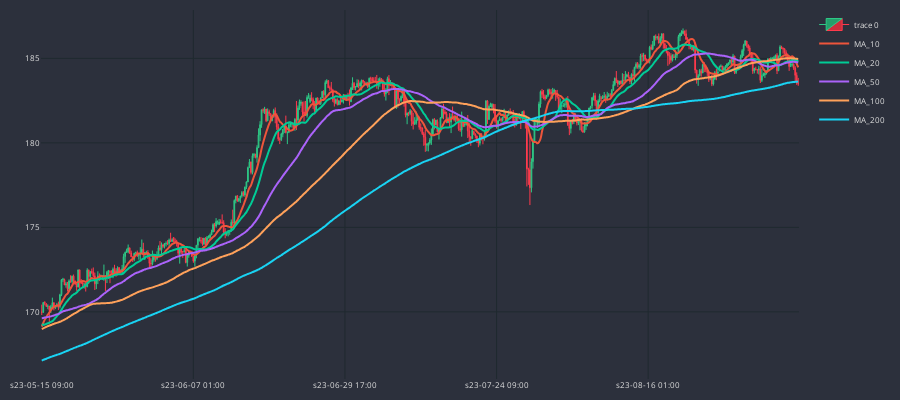

The cell this chart's notebook holds for it:
### Code cell
df_plot = df_ma.iloc[:500] # plot only first 100 rows for clarity
cp = CandlePlot(df_plot)
# cp.fig.add_trace(go.Scatter(
#     x=cp.df_plot.sTime,
#     y=cp.df_plot.MA_10,
#     line=dict(color='#FFD700', width=2),
#     name='MA 10',
#     line_shape='spline',
# ))
traces = [f"MA_{ma}" for ma in MA_LIST]
cp.show_plot(line_traces=traces)

### Figure 1 — Plotly figure (JSON) as saved in the notebook; plotly's stock layout.template omitted (floating-point values rounded to 4 significant figures; data arrays with more than 128 entries replaced by an {"elided": "..."} marker saying what was removed)
{"data": [{"close": {"elided": "500 float values"}, "decreasing": {"fillcolor": "#CC2E3C", "line": {"color": "#FF3A4C"}}, "high": {"elided": "500 float values"}, "increasing": {"fillcolor": "#24A06B", "line": {"color": "#2EC886"}}, "line": {"width": 1}, "low": {"elided": "500 float values"}, "opacity": 1, "open": {"elided": "500 float values"}, "type": "candlestick", "x": {"elided": "500 str values"}}, {"line": {"shape": "spline", "width": 2}, "name": "MA_10", "type": "scatter", "x": {"elided": "500 str values"}, "y": {"elided": "500 float values"}}, {"line": {"shape": "spline", "width": 2}, "name": "MA_20", "type": "scatter", "x": {"elided": "500 str values"}, "y": {"elided": "500 float values"}}, {"line": {"shape": "spline", "width": 2}, "name": "MA_50", "type": "scatter", "x": {"elided": "500 str values"}, "y": {"elided": "500 float values"}}, {"line": {"shape": "spline", "width": 2}, "name": "MA_100", "type": "scatter", "x": {"elided": "500 str values"}, "y": {"elided": "500 float values"}}, {"line": {"shape": "spline", "width": 2}, "name": "MA_200", "type": "scatter", "x": {"elided": "500 str values"}, "y": {"elided": "500 float values"}}], "layout": {"font": {"color": "#e1e1e1", "size": 8}, "height": 400, "margin": {"b": 10, "l": 10, "r": 10, "t": 10}, "paper_bgcolor": "#2c303c", "plot_bgcolor": "#2c303c", "width": 900, "xaxis": {"gridcolor": "#1f292f", "nticks": 5, "rangeslider": {"visible": false}}, "yaxis": {"gridcolor": "#1f292f"}}}
